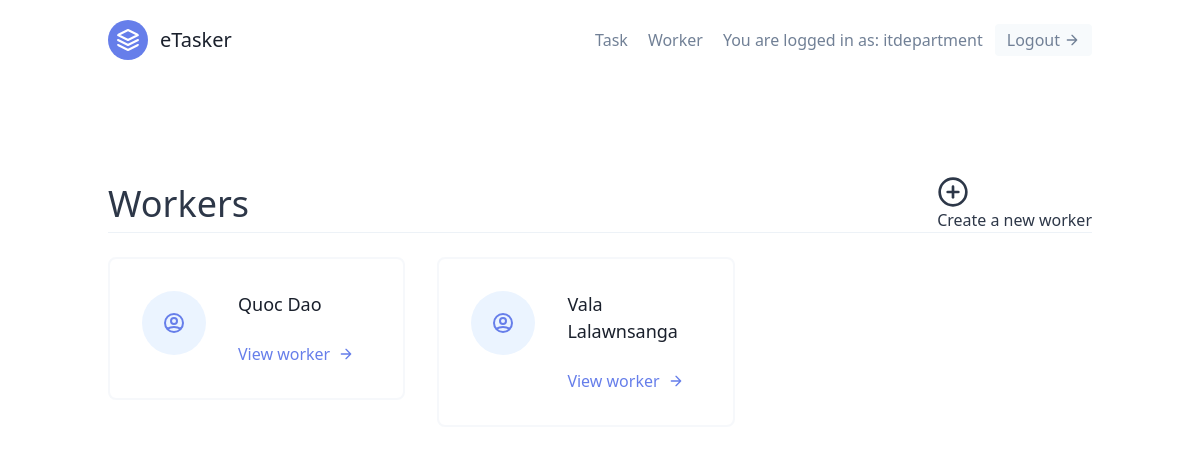
The page /workers/ (signed in) on the database as committed earlier.
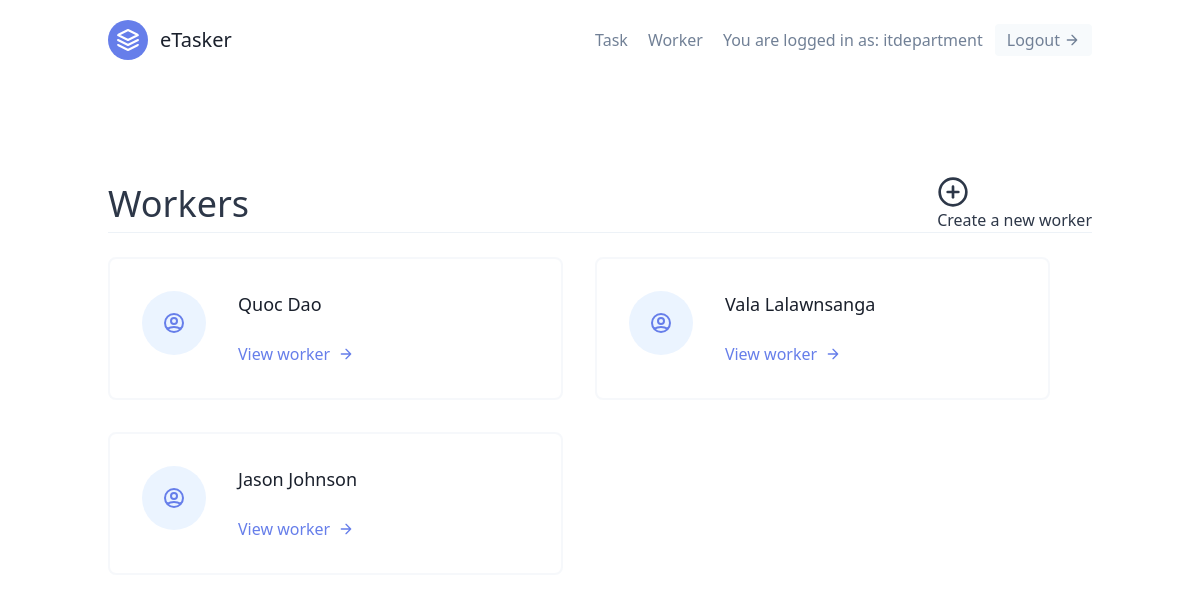
The same page on the database as committed later.
### tasks/models.py (models this page shows, shortened)
class Worker(models.Model):
    user = models.OneToOneField(User, on_delete=CASCADE)
    department = models.ForeignKey(UserProfile, on_delete=models.CASCADE)

class User(AbstractUser):
    is_supervisor = models.BooleanField(default=False)
    is_worker = models.BooleanField(default=True)

### workers/views.py (the view)
# urls.py: path('', WorkerListView.as_view(), name='worker-list'),
class WorkerListView(SupervisorAndLoginRequiredMixin, generic.ListView):
    template_name = 'workers/worker_list.html'
    context_object_name = 'worker'
    def get_queryset(self):
        department = self.request.user.userprofile
        return Worker.objects.filter(department=department)

### workers/mixins.py (called while the page is built)
    def dispatch(self, request, *args, **kwargs):
        if not request.user.is_authenticated or not request.user.is_supervisor:
            return redirect('tasks:task-list')
        return super().dispatch(request, *args, **kwargs)

### workers/templates/workers/worker_list.html (shortened to what this page needs)
{% extends 'base.html' %}
{% block content %}
<section class="text-gray-600 body-font">
    <div class="container px-5 py-24 mx-auto flex flex-wrap">
      <div
        class="
          w-full
          py6
          flex
          mb-6
          justify-between
          items-center
          border-b border-gray-200
        "
      >
        <div class="text-4xl text-gray-800">
          <h1>Workers</h1>
        </div>
        <div class="text-xl4 text-gray-800 hover:text-blue-500">
          <a href="{% url 'workers:worker-create' %}">
            <svg
              class="h-8 w-8"
              viewBox="0 0 24 24"
              fill="none"
              stroke="currentColor"
              stroke-width="2"
              stroke-linecap="round"
              stroke-linejoin="round"
            >
              <circle cx="12" cy="12" r="10" />
              <line x1="12" y1="8" x2="12" y2="16" />
              <line x1="8" y1="12" x2="16" y2="12" />
            </svg>
            Create a new worker
          </a>
        </div>
      </div>
      <div class="flex flex-wrap -m-4">
        {% for worker in object_list %}
        <div class="p-4 lg:w-1/2 md:w-full">
          <div
            class="
              flex
              border-2
              rounded-lg
              border-gray-200 border-opacity-50
              p-8
              sm:flex-row
              flex-col
            "
          >
            <div
              class="
                w-16
                h-16
                sm:mr-8 sm:mb-0
                mb-4
                inline-flex
                items-center
                justify-center
                rounded-full
                bg-indigo-100
                text-indigo-500
                flex-shrink-0
              "
            >
            </div>
            <div class="flex-grow">
              <h2 class="text-gray-900 text-lg title-font font-medium mb-3">
                {{ worker.user.first_name }}
                {{ worker.user.last_name}}
              </h2>
              <a href="{% url 'workers:worker-detail' worker.pk %}" class="mt-3 text-indigo-500 inline-flex items-center"
                >View worker
                <svg
                  fill="none"
                  stroke="currentColor"
                  stroke-linecap="round"
                  stroke-linejoin="round"
                  stroke-width="2"
                  class="w-4 h-4 ml-2"
                  viewBox="0 0 24 24"
                >
                  <path d="M5 12h14M12 5l7 7-7 7"></path>
                </svg>
              </a>
            </div>
          </div>
        </div>
        {% endfor %}
      </div>
    </div>
  </section>
{% endblock content %}

Rows that differ between the two databases and show on the page:
added Worker: user.first_name "Jason", user.last_name "Johnson"
